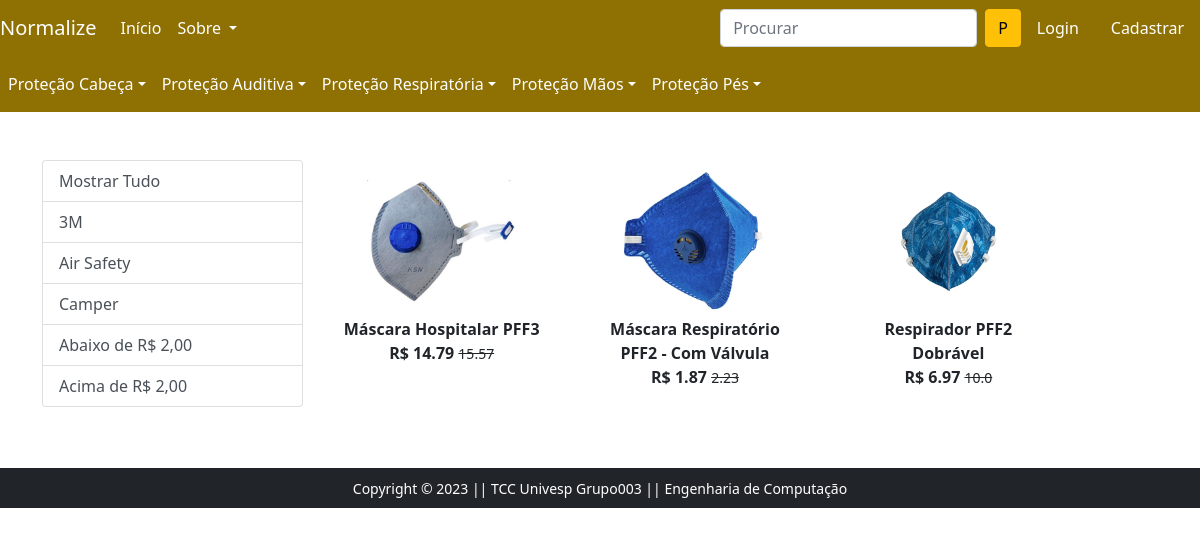
Page /mascaraPFF2/ on the committed database.
### app/models.py (models this page shows, shortened)
class Product(models.Model):
    title = models.CharField(max_length=100)
    selling_price = models.FloatField()
    discounted_price = models.FloatField()
    description = models.TextField()
    brand = models.CharField(max_length=100)
    category = models.CharField(choices=CATEGORY_CHOICES,max_length=2)
    sub_category = models.TextField()
    product_image = models.ImageField(upload_to='productimg')

### app/views.py (the view)
# urls.py: path('mascaraPFF2/', views.mascaraPFF2, name='mascaraPFF2'),
def mascaraPFF2(request, data=None):
    if data == None:
        mascaraPFF2 = Product.objects.filter(category='PR').filter(sub_category='mascara')
    elif data == '3M' or data == 'AirSafety' or data == 'Camper':
        mascaraPFF2 = Product.objects.filter(category='PR').filter(brand=data).filter(sub_category='mascara')
    elif data == 'abaixo':
        mascaraPFF2 = Product.objects.filter(category='PR').filter(sub_category='mascara').filter(discounted_price__lt=2)
    elif data == 'acima':
        mascaraPFF2 = Product.objects.filter(category='PR').filter(sub_category='mascara').filter(discounted_price__gt=2)
    return render(request, 'app/mascaraPFF2.html',{'mascaraPFF2':mascaraPFF2})

### app/templates/app/mascaraPFF2.html (shortened to what this page needs)
{% extends 'app/base.html' %}
{% load static %}
{% block main-content %}
<div class="container my-5">
 <div class="row">
  <div class="col-sm-3">
    <div class="list-group">
        <a href="{% url 'mascaraPFF2' %}" class="list-group-item
        list-group-item-action" aria-current="true">Mostrar Tudo</a>
        <a href="{% url 'mascaraPFF2data' '3M' %}" class="list-group-item
        list-group-item-action" aria-current="true">3M</a>
        <a href="{% url 'mascaraPFF2data' 'AirSafety' %}" class="list-group-item
        list-group-item-action" aria-current="true">Air Safety</a>
        <a href="{% url 'mascaraPFF2data' 'Camper' %}" class="list-group-item
        list-group-item-action">Camper</a>
        <a href="{% url 'mascaraPFF2data' 'abaixo' %}" class="list-group-item
        list-group-item-action">Abaixo de R$ 2,00</a>
        <a href="{% url 'mascaraPFF2data' 'acima' %}" class="list-group-item
        list-group-item-action">Acima de R$ 2,00</a>
    </div>
  </div>
  <div class="col-sm-8">
    <div class="row">
        {% for product in mascaraPFF2 %}
        <div class="col-sm-4 text-center mb-4">
            <a href="{% url 'product-detail' product.id %}" class="btn">
                <div class="item">
                    <img src="{{product.product_image.url}}" alt="" height="150" class="">
                    <div class="fw-bold">{{product.title}}</div>
                    <div class="fw-bold">R$ {{product.discounted_price}}
                    <small class="fw-light text-decoration-line-through">{{product.selling_price}}</small></div>
                </div>
            </a>
        </div>
        {% endfor %}
    </div>
  </div>
 </div>
</div>
{% endblock main-content %}

### rows in the picture
Product: product_image (picture), title "Máscara Hospitalar PFF3", discounted_price "14.79", selling_price "15.57"
Product: product_image (picture), title "Máscara Respiratório PFF2 - Com Válvula", discounted_price "1.87", selling_price "2.23"
Product: product_image (picture), title "Respirador PFF2 Dobrável", discounted_price "6.97", selling_price "10.0"
